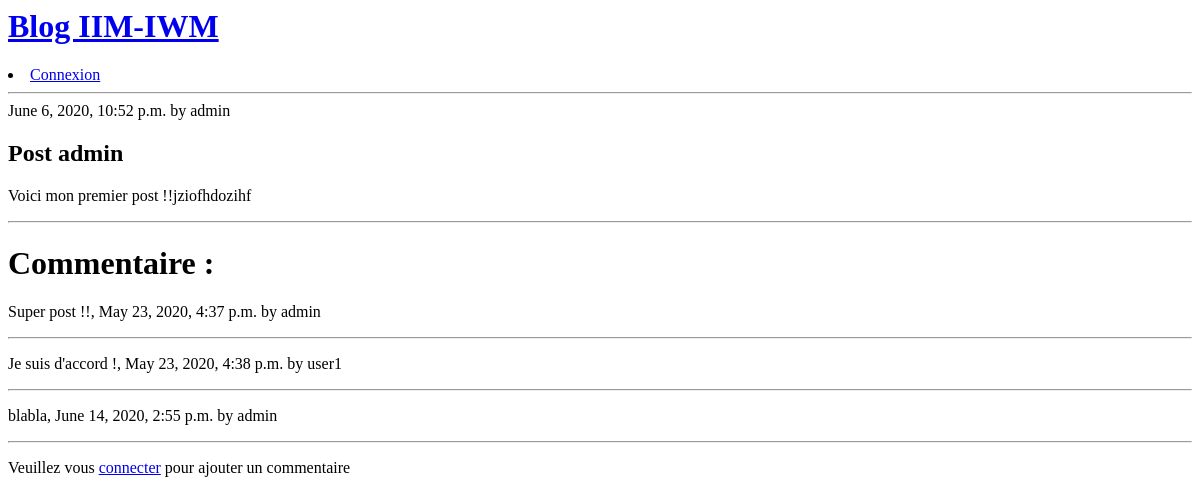
Page /post_detail/47/ on the earlier database version.
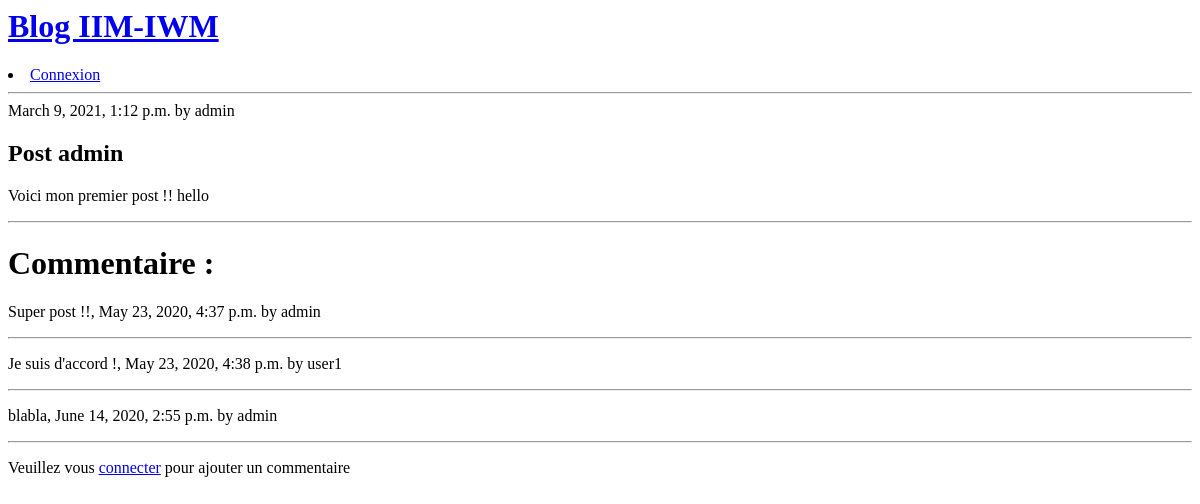
Same page on the later database version.
### blog/models.py (models this page shows, shortened)
class Post(models.Model):
    author = models.ForeignKey(settings.AUTH_USER_MODEL, on_delete=models.CASCADE)
    title = models.CharField(max_length=200)
    text = models.TextField()
    created_date = models.DateTimeField(default=timezone.now)
    published_date = models.DateTimeField(blank=True, null=True)

### blog/views.py (the view, shortened to what this page needs)
# urls.py: path('post_detail/<int:id>/', views.post_detail, name='post_detail'),
def post_detail(request, id):
    post = get_object_or_404(Post, pk=id)
    comments = Comment.objects.filter(id_post = id)
    form = CommentForm()
    return render(request, 'blog/post_detail.html', {'post': post, 'form': form, 'comments' : comments})

### blog/templates/blog/post_detail.html
{% extends 'blog/base.html' %}
{% load static %}
{% block content %}
    <div >
        {% if post.published_date %}
            <div>
                {{ post.published_date }} by {{ post.author.username }}
            </div>
        {% endif %}
        <h2>{{ post.title }} </h2>
        <p>{{ post.text|linebreaksbr }}</p>
    </div>
    <hr>
    <h1> Commentaire : </h1>
    {% for co in comments %}
        <p>{{ co.text }}, {{ co.published_date }} by {{ co.author }}</p>
        <hr>
    {% endfor %}
    {% if user.is_authenticated %}
        <form method="POST">
            {% csrf_token %}
            {{ form.as_p }}
            <button type="submit" class="save btn btn-default">Ajouter commentaire</button>
        </form>
    {% else %}
        <p> Veuillez vous <a href = "{% url 'login' %}"> connecter</a> pour ajouter un commentaire </p>
    {% endif %}
{% endblock %}

Differences in the rows shown:
changed Post "Post admin": published_date "June 6, 2020, 10:52 p.m." → "March 9, 2021, 1:12 p.m."; text "Voici mon premier post !!jziofhdozihf" → "Voici mon premier post !! hello"
